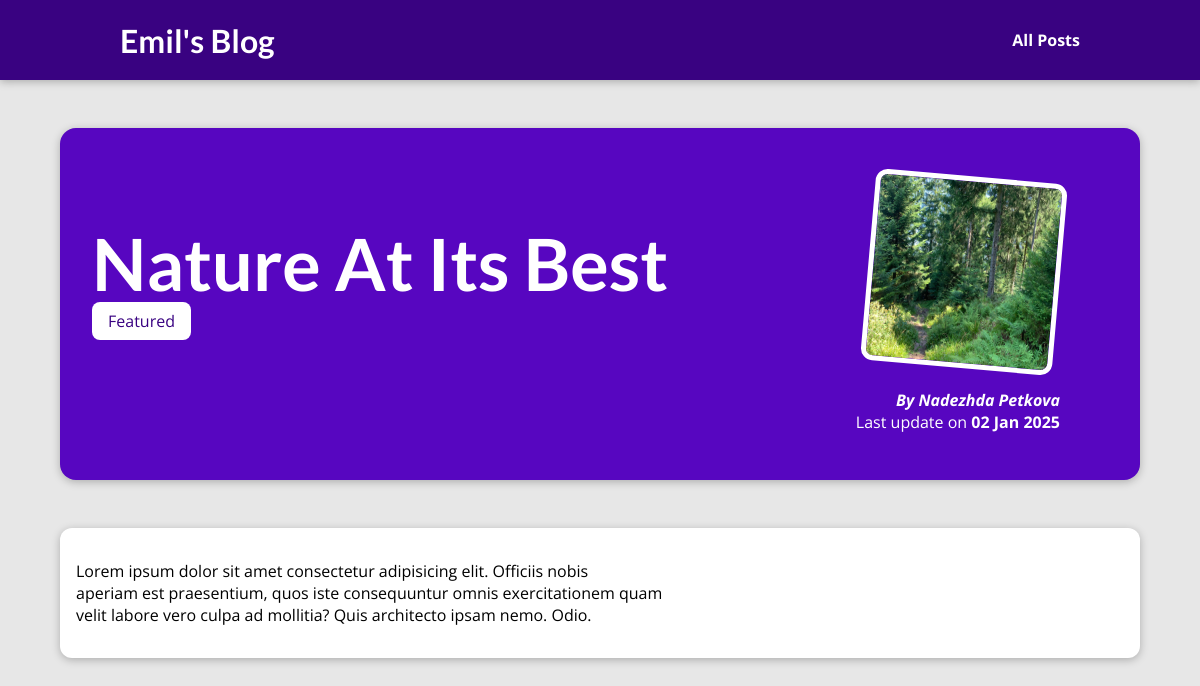
Screenshot of /post/nature-at-its-best with the database file from the repository.
### my_site/blog/models.py (models this page shows, shortened)
class Post(models.Model):
    title = models.CharField(max_length=100)
    excerpt = models.TextField(max_length=150)
    image_name = models.CharField(max_length=50)
    date = models.DateField(auto_now=True)
    slug = models.SlugField(unique=True)
    content = models.TextField(validators=[MinLengthValidator(10)])
    author = models.ForeignKey(
        Author, on_delete=models.SET_NULL, null=True, related_name='posts')
    tag = models.ManyToManyField(Tag)

class Tag(models.Model):
    caption = models.CharField(max_length=20)

class Author(models.Model):
    first_name = models.CharField(max_length=50)
    last_name = models.CharField(max_length=50)
    email = models.EmailField(unique=True)
    def full_name(self):
        return f'{self.first_name} {self.last_name}'
    def __str__(self):
        return self.full_name()

### my_site/blog/views.py (the view)
# urls.py: path('post/<slug:slug>', views.post_detail, name='post-detail-page'),
def post_detail(request, slug):
    identified_post = get_object_or_404(Post, slug=slug)
    return render(request, 'blog/post-detail.html', {
        'post': identified_post,
        'post_tag': identified_post.tag.all()
    })

### my_site/blog/templates/blog/post-detail.html (shortened to what this page needs)
{% extends "base.html" %}
{% load static %}
{% block css_files %}
    <link rel="stylesheet" href="{% static 'blog/post-detail.css' %}">
{% endblock  %}
{% block content %}
    <section id='summary'>
        <h2>{{ post.title }}</h2>
        <div>
            {% for tag in post_tag %}
                <span class='tag'>{{ tag.caption }}</span>
            {% endfor %}
        </div>
        <article>
            <img src="{% static 'blog/images/'|add:post.image_name %}" alt="Post Title" />
            <address>By <a href="mailto:{{ post.author.email }}">{{ post.author|title }}</a></address>
            <div>
                Last update on <time>{{ post.date|date:'d M Y' }}</time>
            </div>
        </article>
    </section>
    <main>
       {{ post.content|linebreaks }}
    </main>
{% endblock %}

### static/app.css (style rules this page uses)
* { box-sizing: border-box; }
html { font-family: 'Open Sans', 'Lato', sans-serif; }
body { margin: 0; }
h1, h2, h3 { font-family: 'Lato', sans-serif; font-weight: bold; }

### my_site/blog/static/blog/post-detail.css (style rules this page uses)
body { background-color: #e7e7e7; }
#summary { margin: 8rem auto 3rem auto; padding: 2rem; width: 90%; max-width: 90rem; border-radius: 16px; background-color: #5706c0; position: relative; box-shadow: 0 2px 8px rgba(0, 0, 0, 0.25); height: 22rem; }
#summary h2 { color: white; font-size: 4.5rem; margin-bottom: 0.25rem; }
#summary article { position: absolute; top: 2rem; right: 3rem; padding: 1rem 2rem; border-radius: 12px; text-align: right; color: white; }
#summary article img { width: 12rem; height: 12rem; border-radius: 12px; transform: rotateZ(5deg); border: 5px solid white; margin-bottom: 1rem; }
#summary address { font-weight: bold; }
#summary a { color: white; text-decoration: none; }
#summary time { font-weight: bold; }
main { width: 90%; max-width: 90rem; margin: 3rem auto; background-color: white; padding: 1rem; border-radius: 12px; box-shadow: 0 2px 8px rgba(0, 0, 0, 0.25); }
.tag { background-color: white; color: #390281; padding: 0.5rem 1rem; border-radius: 8px; }

### rows the page displays
Post: title "Nature At Its Best", image_name (picture), author "Nadezhda Petkova", date "02 Jan 2025", content "Lorem ipsum dolor sit amet consectetur adipisicing elit. Officiis nobis aperiam est praesentium, quos iste consequuntur omnis exercitationem quam velit labore vero culpa ad mollitia? Quis architecto ipsam nemo. Odio."
Tag: caption "Featured"
